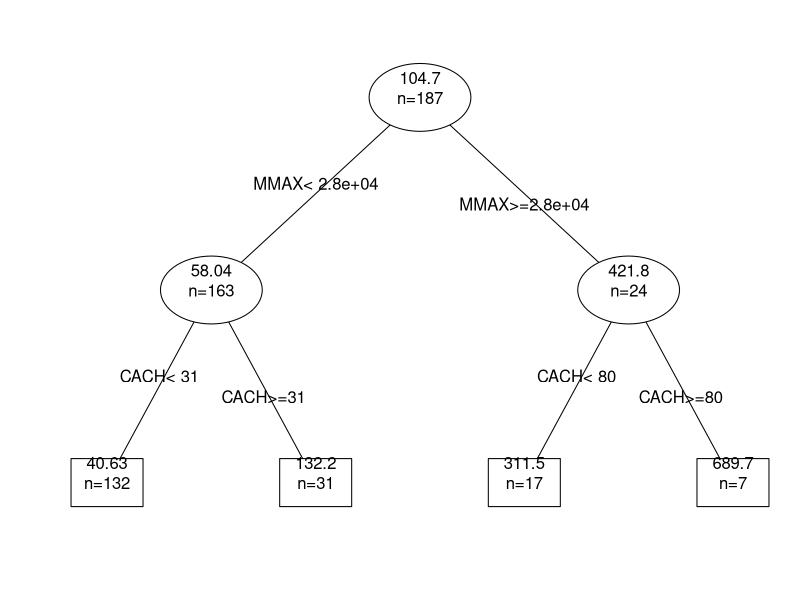
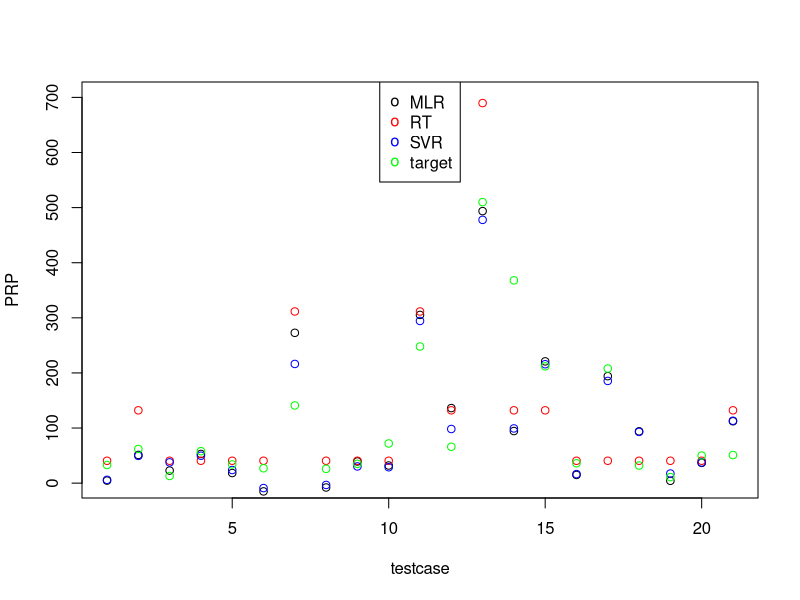

R code for these plots, in order:
#load data
trainData = read.csv("Machine1.csv", header = TRUE)
testData = read.csv("Machinetest.csv", header = TRUE)

#load rpart
library(rpart)
library('kernlab')


#seperate X and Y in train and test data
trainData_x = trainData[,-1];
trainData_y = trainData[,1];

testData_x = testData[,-1];
testData_y = testData[,1];

#calcMSE method
calcMSE = function(predictedY,target) {
	error = predictedY-target
	return(mean(error^2))
}

#calcMAE method
calcMAE = function(predictedY,target) {
	error = abs(predictedY-target)
	return(mean(error))
}

#calcMAE method
calcRsq = function(predictedY,target) {
	errsq = (predictedY-target)^2
	meansq = (target-mean(target))^2
	
	frac = sum(errsq)/sum(meansq)
	rsq = 1-frac

	return(rsq)
}
#set random seed for doing cross validation
set.seed(100)

#create regression tree with cv=5
myTree <- rpart(PRP	~ MYCT+MMIN+MMAX+CACH+CHMIN+CHMAX, data =trainData, control = rpart.control(xval = 5))


#prune tree by choosing CP with min error
cpIndex <- myTree$cptable[which.min(myTree$cptable[,"xerror"]),"CP"]
myPrunedTree <- prune(myTree,cpIndex)

#print text version of tree
#print(myTree)

#print summary
#print(summary(myTree))

#plot tree
#plot(myTree)
#text(myTree,use.n=T)



#plot tree
png("RT.png")
par(xpd = TRUE)
plot(myPrunedTree,compress=T,branch=0,uniform=T)
text(myPrunedTree,use.n=T,fancy=T,all=T)
dev.off()




#testing pruned tree
ptTrainOut = predict(myPrunedTree,newdata=trainData);
ptMSE = calcMSE(ptTrainOut,trainData_y);
ptMAE = calcMAE(ptTrainOut,trainData_y);

ptCP = printcp(myPrunedTree)
ptCP.rsq <- 1-ptCP[,c(3,4)] 

#testing pruned tree test data
ptTestOut = predict(myPrunedTree,newdata=testData);
ptTestMSE = calcMSE(ptTestOut,testData_y);
ptTestMAE = calcMAE(ptTestOut,testData_y);

ptTestCP = printcp(myPrunedTree)
ptTestCP.rsq <- 1-ptTestCP[,c(3,4)] 

#SVR

mySvr =  ksvm(PRP	~ MYCT+MMIN+MMAX+CACH+CHMIN+CHMAX,data=trainData,scaled=TRUE,type="nu-svr",kernel="vanilladot", kpar="automatic", class.weights=NULL,cache=100,cross=5);
svrTrainOut = predict(mySvr,newdata=trainData,type="response");

svrMSE = calcMSE(svrTrainOut,trainData_y);
svrMAE = calcMAE(svrTrainOut,trainData_y);
svrRsq = calcRsq(svrTrainOut,trainData_y)


svrTestOut = predict(mySvr,newdata=testData,type="response");

svrTestMSE = calcMSE(svrTestOut,testData_y);
svrTestMAE = calcMAE(svrTestOut,testData_y);
svrTestRsq = calcRsq(svrTestOut,testData_y)




#MLR
myMlr = lm(PRP~ MYCT+MMIN+MMAX+CACH+CHMIN+CHMAX,data=trainData)
mlrTrainOut = predict(myMlr,newdata=trainData)

mlrMSE = calcMSE(mlrTrainOut, trainData_y);
mlrMAE = calcMAE(mlrTrainOut, trainData_y);
mlrSummary = summary(myMlr)


mlrTestOut = predict(myMlr,newdata=testData)

mlrTestMSE = calcMSE(mlrTestOut, testData_y);
mlrTestMAE = calcMAE(mlrTestOut, testData_y);
mlrTestSummary = summary(myMlr)

#plot of results from all three models
png("predict-results.png")
plot(mlrTestOut,xlab="testcase",ylab="PRP",ylim=c(1,700))
points(ptTestOut,col='red')
points(svrTestOut,col='blue')
points(testData_y,col='green')
legend("top",legend=c("MLR","RT","SVR","target"),pch='o',col=c("black","red","blue","green"));
dev.off()

#print MSE results
print("Train MSE-RT")
print(ptMSE)
print("Train MSE-SVR")
print(svrMSE)
print("Train MSE-MLR")
print(mlrMSE)

#print MAE results
print("Train-MAE-RT")
print(ptMAE)
print("Train-MAE-SVR")
print(svrMAE)
print("Train-MAE-MLR")
print(mlrMAE)

#print R-squared results
print("RT train r-squared:")
print(ptCP.rsq[nrow(ptCP.rsq),1])
print("SVR train r-squared:")
print(svrRsq)
print("MLR train r-squared:")
print(mlrSummary$r.squared)


#print MSE results
print("Test MSE-RT")
print(ptTestMSE)
print("Test MSE-SVR")
print(svrTestMSE)
print("Test MSE-MLR")
print(mlrTestMSE)

#print MAE results
print("Test-MAE-RT")
print(ptTestMAE)
print("Test-MAE-SVR")
print(svrTestMAE)
print("Test-MAE-MLR")
print(mlrTestMAE)

#print R-squared results
print("RT Test r-squared:")
print(calcRsq(ptTestOut,testData_y))
print("SVR Test r-squared:")
print(svrTestRsq)
print("MLR Test r-squared:")
print(calcRsq(mlrTestOut,testData_y))
